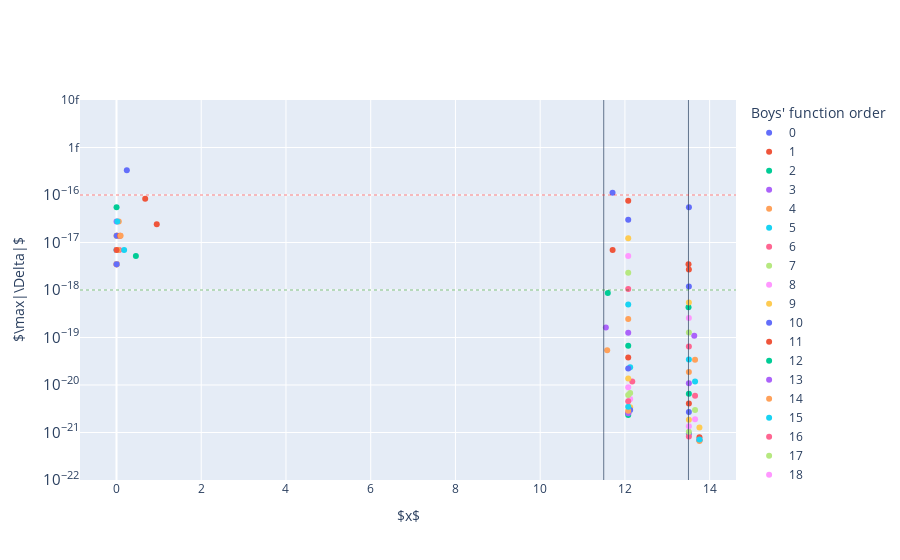

Notebook source saved alongside this figure:
### Code cell
fig.update_layout(legend_title_text="Boys' function order")

fig.update_xaxes(title_text=r"$x$")
fig.update_yaxes(
    title_text=r"$\max|\Delta|$", 
    type="log", 
    range=[-22, -14]
)
# add vertical lines to delimit regions
fig.add_vline(x=11.5, line_width=0.7)
fig.add_vline(x=13.5, line_width=0.7)
# add horizontal lines to delimit precision
fig.add_hline(y=1e-18, 
              line_dash="dot",
              line_width=0.5,
              line_color="green")
fig.add_hline(y=1e-16, 
              line_dash="dot",
              line_width=0.5,
              line_color="red")
fig.show()

### Figure 1 — Plotly figure (JSON) as saved in the notebook; plotly's stock layout.template omitted (floating-point values rounded to 4 significant figures)
{"data": [{"hovertemplate": "x = %{x}<br>max(|Delta|) = %{y}<extra></extra>", "mode": "markers", "name": "0", "type": "scatter", "x": [0.2438, 11.71, 13.51], "y": [3.331e-16, 1.11e-16, 5.551e-17]}, {"hovertemplate": "x = %{x}<br>max(|Delta|) = %{y}<extra></extra>", "mode": "markers", "name": "1", "type": "scatter", "x": [0.6774, 11.71, 13.5], "y": [8.327e-17, 6.939e-18, 3.469e-18]}, {"hovertemplate": "x = %{x}<br>max(|Delta|) = %{y}<extra></extra>", "mode": "markers", "name": "2", "type": "scatter", "x": [0.00115, 11.6, 13.5], "y": [5.551e-17, 8.674e-19, 4.337e-19]}, {"hovertemplate": "x = %{x}<br>max(|Delta|) = %{y}<extra></extra>", "mode": "markers", "name": "3", "type": "scatter", "x": [0.00115, 11.55, 13.64], "y": [2.776e-17, 1.626e-19, 1.084e-19]}, {"hovertemplate": "x = %{x}<br>max(|Delta|) = %{y}<extra></extra>", "mode": "markers", "name": "4", "type": "scatter", "x": [0.05405, 11.58, 13.66], "y": [2.776e-17, 5.421e-20, 3.388e-20]}, {"hovertemplate": "x = %{x}<br>max(|Delta|) = %{y}<extra></extra>", "mode": "markers", "name": "5", "type": "scatter", "x": [0.01955, 12.12, 13.66], "y": [2.776e-17, 2.372e-20, 1.186e-20]}, {"hovertemplate": "x = %{x}<br>max(|Delta|) = %{y}<extra></extra>", "mode": "markers", "name": "6", "type": "scatter", "x": [0.00115, 12.17, 13.66], "y": [1.388e-17, 1.186e-20, 5.929e-21]}, {"hovertemplate": "x = %{x}<br>max(|Delta|) = %{y}<extra></extra>", "mode": "markers", "name": "7", "type": "scatter", "x": [0.0023, 12.12, 13.66], "y": [1.388e-17, 6.776e-21, 2.965e-21]}, {"hovertemplate": "x = %{x}<br>max(|Delta|) = %{y}<extra></extra>", "mode": "markers", "name": "8", "type": "scatter", "x": [0.0253, 12.12, 13.66], "y": [1.388e-17, 5.082e-21, 1.906e-21]}, {"hovertemplate": "x = %{x}<br>max(|Delta|) = %{y}<extra></extra>", "mode": "markers", "name": "9", "type": "scatter", "x": [0.01495, 12.12, 13.76], "y": [1.388e-17, 3.388e-21, 1.271e-21]}, {"hovertemplate": "x = %{x}<br>max(|Delta|) = %{y}<extra></extra>", "mode": "markers", "name": "10", "type": "scatter", "x": [0.0069, 12.12, 13.51], "y": [1.388e-17, 2.965e-21, 9.529e-22]}, {"hovertemplate": "x = %{x}<br>max(|Delta|) = %{y}<extra></extra>", "mode": "markers", "name": "11", "type": "scatter", "x": [0.08395, 12.08, 13.76], "y": [1.388e-17, 2.541e-21, 7.941e-22]}, {"hovertemplate": "x = %{x}<br>max(|Delta|) = %{y}<extra></extra>", "mode": "markers", "name": "12", "type": "scatter", "x": [0.00345, 12.08, 13.76], "y": [6.939e-18, 2.329e-21, 6.882e-22]}, {"hovertemplate": "x = %{x}<br>max(|Delta|) = %{y}<extra></extra>", "mode": "markers", "name": "13", "type": "scatter", "x": [0.00345, 12.08, 13.76], "y": [6.939e-18, 2.541e-21, 6.882e-22]}, {"hovertemplate": "x = %{x}<br>max(|Delta|) = %{y}<extra></extra>", "mode": "markers", "name": "14", "type": "scatter", "x": [0.0966, 12.08, 13.76], "y": [1.388e-17, 2.859e-21, 6.617e-22]}, {"hovertemplate": "x = %{x}<br>max(|Delta|) = %{y}<extra></extra>", "mode": "markers", "name": "15", "type": "scatter", "x": [0.00345, 12.08, 13.76], "y": [6.939e-18, 3.494e-21, 7.147e-22]}, {"hovertemplate": "x = %{x}<br>max(|Delta|) = %{y}<extra></extra>", "mode": "markers", "name": "16", "type": "scatter", "x": [0.06325, 12.08, 13.51], "y": [6.939e-18, 4.553e-21, 8.206e-22]}, {"hovertemplate": "x = %{x}<br>max(|Delta|) = %{y}<extra></extra>", "mode": "markers", "name": "17", "type": "scatter", "x": [0.0069, 12.08, 13.51], "y": [6.939e-18, 6.194e-21, 1.032e-21]}, {"hovertemplate": "x = %{x}<br>max(|Delta|) = %{y}<extra></extra>", "mode": "markers", "name": "18", "type": "scatter", "x": [0.00805, 12.08, 13.51], "y": [6.939e-18, 8.947e-21, 1.35e-21]}, {"hovertemplate": "x = %{x}<br>max(|Delta|) = %{y}<extra></extra>", "mode": "markers", "name": "19", "type": "scatter", "x": [0.0253, 12.08, 13.51], "y": [6.939e-18, 1.376e-20, 1.866e-21]}, {"hovertemplate": "x = %{x}<br>max(|Delta|) = %{y}<extra></extra>", "mode": "markers", "name": "20", "type": "scatter", "x": [0.00345, 12.08, 13.51], "y": [3.469e-18, 2.229e-20, 2.687e-21]}, {"hovertemplate": "x = %{x}<br>max(|Delta|) = %{y}<extra></extra>", "mode": "markers", "name": "21", "type": "scatter", "x": [0.0046, 12.08, 13.51], "y": [6.939e-18, 3.78e-20, 4.076e-21]}, {"hovertemplate": "x = %{x}<br>max(|Delta|) = %{y}<extra></extra>", "mode": "markers", "name": "22", "type": "scatter", "x": [0.4577, 12.08, 13.51], "y": [5.204e-18, 6.734e-20, 6.512e-21]}, {"hovertemplate": "x = %{x}<br>max(|Delta|) = %{y}<extra></extra>", "mode": "markers", "name": "23", "type": "scatter", "x": [0.00115, 12.08, 13.51], "y": [3.469e-18, 1.255e-19, 1.085e-20]}, {"hovertemplate": "x = %{x}<br>max(|Delta|) = %{y}<extra></extra>", "mode": "markers", "name": "24", "type": "scatter", "x": [0.00345, 12.08, 13.51], "y": [3.469e-18, 2.442e-19, 1.889e-20]}, {"hovertemplate": "x = %{x}<br>max(|Delta|) = %{y}<extra></extra>", "mode": "markers", "name": "25", "type": "scatter", "x": [0.1805, 12.08, 13.51], "y": [6.939e-18, 4.952e-19, 3.427e-20]}, {"hovertemplate": "x = %{x}<br>max(|Delta|) = %{y}<extra></extra>", "mode": "markers", "name": "26", "type": "scatter", "x": [0.00115, 12.08, 13.51], "y": [3.469e-18, 1.046e-18, 6.469e-20]}, {"hovertemplate": "x = %{x}<br>max(|Delta|) = %{y}<extra></extra>", "mode": "markers", "name": "27", "type": "scatter", "x": [0.00115, 12.08, 13.51], "y": [3.469e-18, 2.294e-18, 1.269e-19]}, {"hovertemplate": "x = %{x}<br>max(|Delta|) = %{y}<extra></extra>", "mode": "markers", "name": "28", "type": "scatter", "x": [0.0023, 12.08, 13.51], "y": [3.469e-18, 5.223e-18, 2.583e-19]}, {"hovertemplate": "x = %{x}<br>max(|Delta|) = %{y}<extra></extra>", "mode": "markers", "name": "29", "type": "scatter", "x": [0.00345, 12.08, 13.51], "y": [3.469e-18, 1.233e-17, 5.45e-19]}, {"hovertemplate": "x = %{x}<br>max(|Delta|) = %{y}<extra></extra>", "mode": "markers", "name": "30", "type": "scatter", "x": [0.0023, 12.08, 13.51], "y": [3.469e-18, 3.01e-17, 1.19e-18]}, {"hovertemplate": "x = %{x}<br>max(|Delta|) = %{y}<extra></extra>", "mode": "markers", "name": "31", "type": "scatter", "x": [0.9499, 12.08, 13.51], "y": [2.429e-17, 7.602e-17, 2.687e-18]}], "layout": {"autosize": true, "legend": {"title": {"text": "Boys' function order"}}, "shapes": [{"line": {"width": 0.7}, "type": "line", "x0": 11.5, "x1": 11.5, "xref": "x", "y0": 0, "y1": 1, "yref": "y domain"}, {"line": {"width": 0.7}, "type": "line", "x0": 13.5, "x1": 13.5, "xref": "x", "y0": 0, "y1": 1, "yref": "y domain"}, {"line": {"color": "green", "dash": "dot", "width": 0.5}, "type": "line", "x0": 0, "x1": 1, "xref": "x domain", "y0": 1e-18, "y1": 1e-18, "yref": "y"}, {"line": {"color": "red", "dash": "dot", "width": 0.5}, "type": "line", "x0": 0, "x1": 1, "xref": "x domain", "y0": 1e-16, "y1": 1e-16, "yref": "y"}], "xaxis": {"autorange": true, "range": [-0.8034, 14.56], "title": {"text": "$x$"}, "type": "linear"}, "yaxis": {"range": [-22, -14], "title": {"text": "$\\max|\\Delta|$"}, "type": "log"}}}
